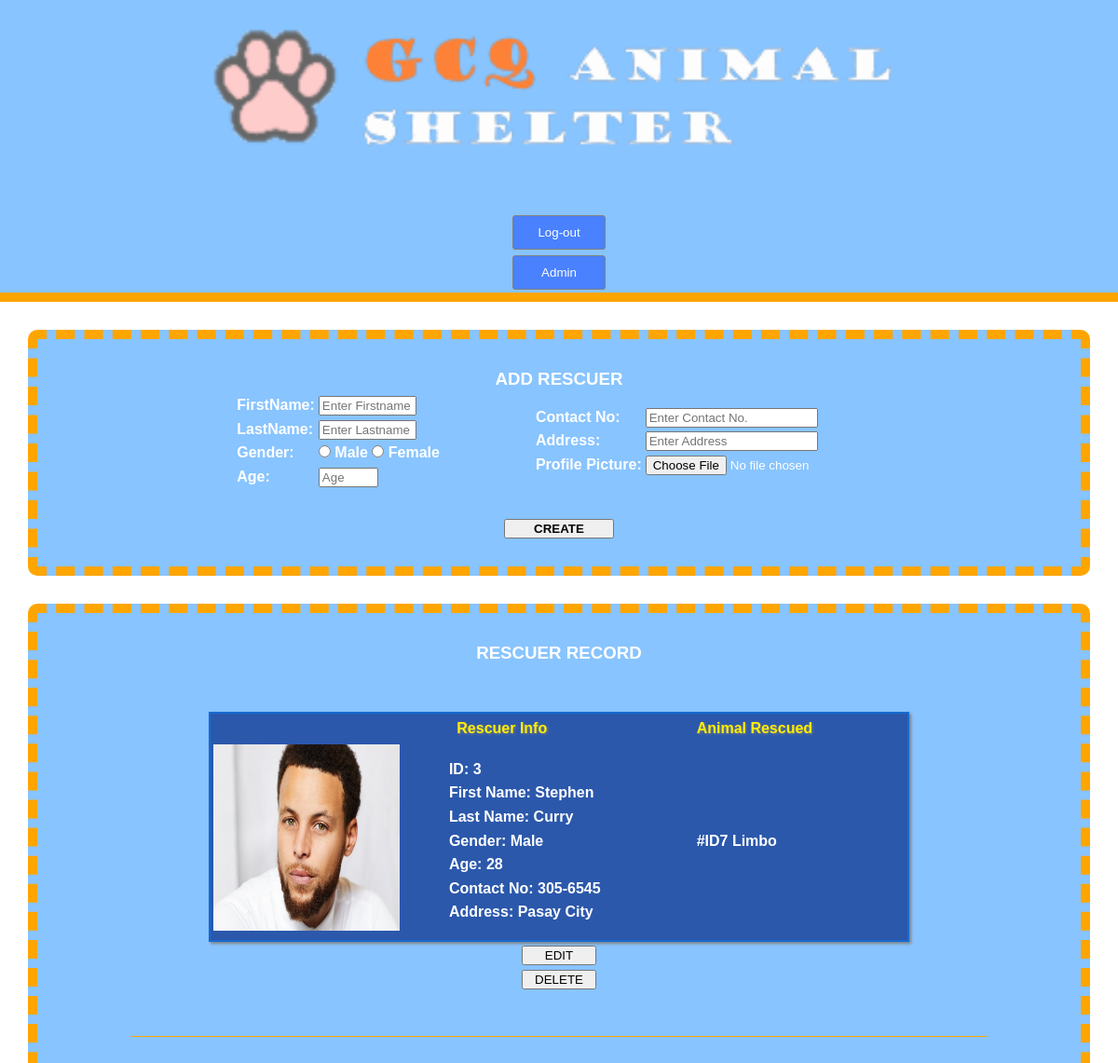
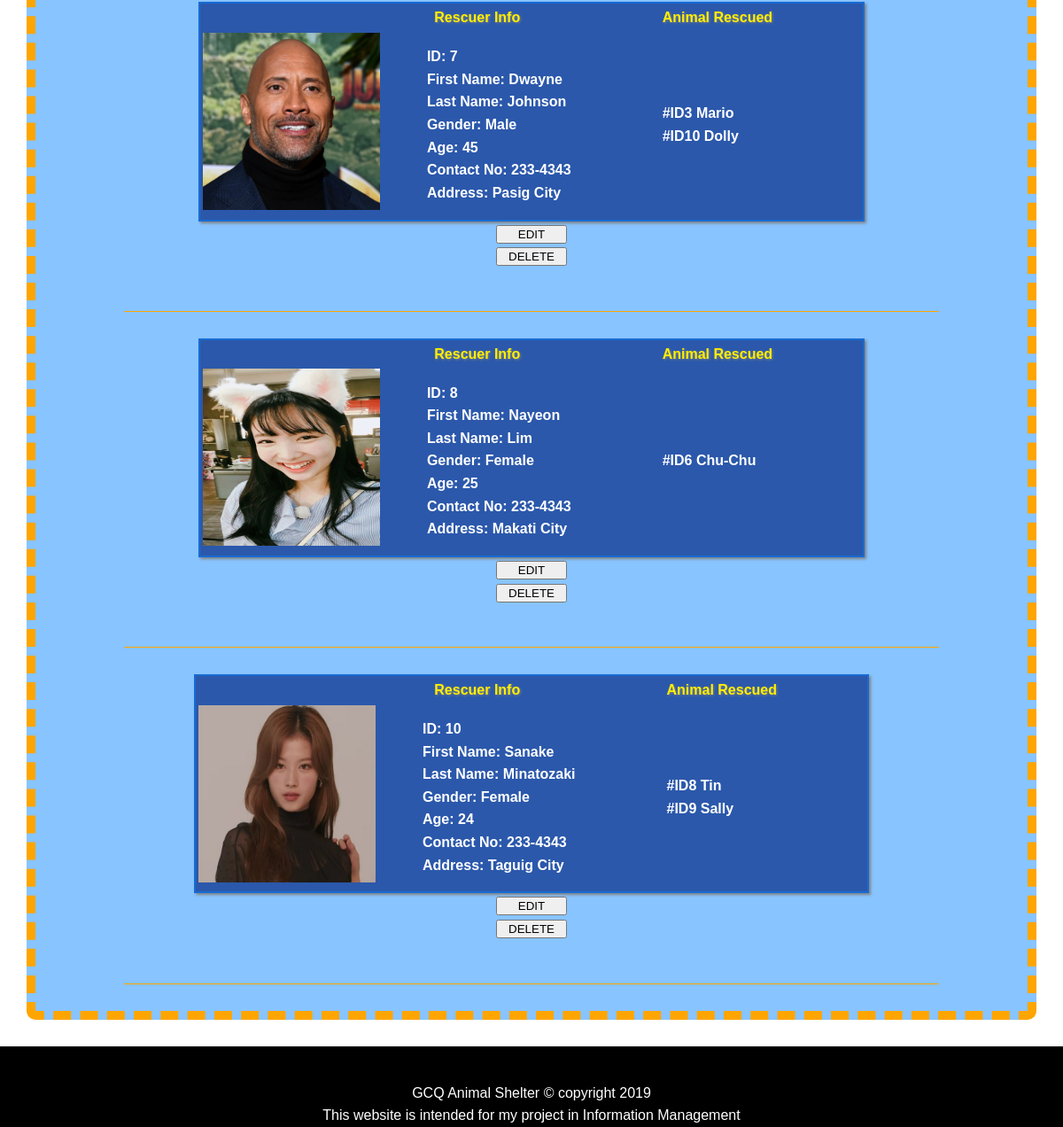
The app's page /CrudRescuer.php (signed in) with its own data (2 pictures, top to bottom).
### tables this page shows
CREATE TABLE `rescuer` (
  `rescuer_id` int(11) NOT NULL,
  `rescuer_picture` varchar(255) DEFAULT NULL,
  `rescuer_fname` varchar(45) DEFAULT NULL,
  `rescuer_lname` varchar(100) NOT NULL,
  `rescuer_age` int(11) NOT NULL,
  `rescuer_gender` varchar(100) NOT NULL,
  `rescuer_contact` varchar(45) DEFAULT NULL,
  `rescuer_address` varchar(45) DEFAULT NULL
);

CREATE TABLE `animal` (
  `animal_id` int(11) NOT NULL,
  `animal_picture` varchar(255) NOT NULL,
  `animal_name` varchar(45) NOT NULL,
  `animal_type` varchar(100) NOT NULL,
  `animal_gender` varchar(11) NOT NULL,
  `animal_color` varchar(45) NOT NULL,
  `animal_age` int(11) NOT NULL,
  `animal_breed` varchar(45) NOT NULL,
  `rescuer_id` int(11) NOT NULL,
  `employee_id` int(11) NOT NULL,
  `adopter_id` int(11) NOT NULL,
  `rescue_date` date NOT NULL
);

### readRescuer.php (called while the page is built)
<?php
require('includes/config.php');
$rescuerQuery = "SELECT * FROM rescuer";
$rescuerSql = mysqli_query($conn, $rescuerQuery);
?>

### CrudRescuer.php (the view, shortened to what this page needs)
<?php
include ('readRescuer.php');
?>
<!DOCTYPE html>
<html>
<head>
	<link rel="stylesheet" type="text/css" href="css/style.css">
</head>
<body>
 <header id="mainHeader">
	 	<div class="case">
	 		<img src="image/cat.png">
	    	<nav>
	    		<ul style="display: inline">
	    			<li>
	   					<form action="logout.php" method="post">
	    				<input type="submit" name="logout" value="Log-out"  style="color: white; background-color: #0034FF77;padding: 10px;  border-radius: 3px; border: 1px solid gray; width: 100px; margin: 3px">
	    				</form>
	    			</li>
	    			<li>
	   					<form action="adminPanel.php" method="post">
	    				<input type="submit" name="adminPanel" value="Admin"  style="color: white; background-color: #0034FF77;padding: 10px;  border-radius: 3px; border: 1px solid gray; width: 100px; margin: 3px ">
	    				</form>
	    			</li>
	    		</ul>
	    	</nav>
	    </div>
     </header>
<div class="create">
	<form  action="createRescuer.php" method="post" enctype="multipart/form-data">
	<h3>ADD RESCUER</h3>
	<table>
		<td>
			<p><label>FirstName:</label></p>
			<p><label>LastName:</label></p>
			<p><label>Gender:</label></p>
			<p><label>Age:</label></p>
		</td>
		<td>
			<p><input type="text" name="rescuerFname" placeholder="Enter Firstname" size="10" required/></p>
			<p><input type="text" name="rescuerLname" placeholder="Enter Lastname" size="10" required/></p>
			<p>
			<input type="radio" name="rescuerGender" value="Male" required>
			<label for="male">Male</label>
			<input type="radio" name="rescuerGender" value="Female">
			<label for="female">Female</label><br>
			</p>
			<p><input type="number" name="rescuerAge" min="18" max="200" step="1" size="15" placeholder="Age" required/></p>
		</td>
		<td class="labels">
			<p><label>Contact No:</label></p>
			<p><label>Address:</label></p>
			<p><label>Profile Picture:</label></p>
		</td>
		<td>
			<p><input type="text" name="rescuerContact" placeholder="Enter Contact No." size="20" required/></p>
			<p><input type="text" name="rescuerAdress" placeholder="Enter Address" size="20"/></p>
			<p><input type="file" name="fileToUpload" id="fileToUpload"></p>
		</td>
	</table>
	<h3 class="btncreate"><input type="submit" name="rescuerCreate" value="CREATE"></h3>
	</form>
</div>
<div class="records">
<h3>RESCUER RECORD</h3>
<?php
if (isset($_SESSION['username'])) {
while($result = mysqli_fetch_array($rescuerSql)){?>
<section>
		<table>
		<tr>
			<th></th>
			<th>Rescuer Info</th>
			<th class="labels" style="padding-right: 100px">Animal Rescued</th>
		</tr>
			<td>
			<?php echo "<img src='image/".$result['rescuer_picture']."' style='width: 200px; height: 200px' alt='Rescuer_image'>" ?>
			</td>
		<td style="padding-left: 50px">
			<p>ID: <?php echo $result['rescuer_id'] ?></p>
			<p>First Name: <?php echo $result['rescuer_fname'] ?></p>
			<p>Last Name: <?php echo $result['rescuer_lname'] ?></p>
			<p>Gender: <?php echo $result['rescuer_gender'] ?></p>
			<p>Age: <?php echo $result['rescuer_age'] ?></p>
			<p>Contact No: <?php echo $result['rescuer_contact'] ?></p>
			<p>Address: <?php echo $result['rescuer_address'] ?></p>
		</td>
		<td class="labels">
			<?php
			require('includes/config.php');
				$rescuedAnimalQuery = "SELECT animal.animal_id, animal.animal_name FROM animal, rescuer Where animal.rescuer_id = rescuer.rescuer_id AND rescuer.rescuer_id = '".$result['rescuer_id']."' ";
				$rescuedAnimalSql = mysqli_query($conn, $rescuedAnimalQuery);
				while ($resAnimal = mysqli_fetch_array($rescuedAnimalSql)) {
					 echo "<p>#ID".$resAnimal['animal_id']." ". $resAnimal['animal_name']."</p>";
					 }
		 ?>
		</td>
		</table>
		<h3>
				<form action="updateRescuer.php" method="get">
					<input type="submit" name="editRescuer" value="EDIT" style="width: 80px">
				</form>
				<form action="deleteRescuer.php" method="get">
					<input type="submit" name="deleteRescuer" value="DELETE" style="width: 80px">
				</form>
			</h3>
			<div class="line"></div>
		</section>
<?php
}
}
else
{echo '<script>window.location.href = "login.php"</script>';}
?>
</div>
<footer>
	<div>
		GCQ Animal Shelter &copy; copyright 2019
		<p>This website is intended for my project in Information Management</p>
	</div>
</footer>
</body>
</html>

### css/style.css (style rules this page uses)
* { margin:0; }
body { font-family: Arial; line-height: 1.6em; font-size: 16px; }
.case { margin:auto; width: 80%; overflow: hidden; text-shadow: 1px 1px 2px black; }
#mainHeader { background-color: #0080FF77; }
#mainHeader nav { float: right; }
#mainHeader ul { padding-top: 30px; }
#mainHeader li { display: inline; }
footer { background-color: black; text-align: center; color: white; padding-top: 40px; }
@media (max-width: 1200px) { #mainHeader, #mainHeader nav, .link a { float: none; width: 100%; text-align: center; display: block; } }
@media (max-width: 1200px) { #mainHeader img { width: 80%; } }

### CrudRescuer.php (style rules this page uses)
.labels { padding-left: 100px; }
.create h3 { text-align: center; }
.create table { margin-left: auto; margin-right: auto; }
.records table { border: 2px solid #0080FF77; background-color: #2b58ab; box-shadow: gray 2px 2px 3px; }
.create { position: static; margin: 30px; padding-top: 30px; padding-bottom: : 30px; background-color: #0080FF77; border-radius: 10px; border: 10px dashed orange; color: white; font-weight: 900; }
#mainHeader { border-bottom: 10px solid orange; }
.btncreate input { margin: 30px; padding-left: 30px; padding-right: 30px; background-color: #0034FF77 color:white; font-weight: 900 }
.records h3 { text-align: center; margin-bottom: 50px; }
.records { position: static; margin: 30px; padding-top: 30px; padding-bottom: : 30px; background-color: #0080FF77; border-radius: 10px; border: 10px dashed orange; color: white; font-weight: 900; }
.records table { margin-left: auto; margin-right: auto; }
.line { background-color: orange; height: 1px; margin-top: 30px; margin-bottom: 30px; margin-left: 100px; margin-right: 100px; }
.records th { color: #FFEF00 ; text-shadow: gray 1px 1px 3px; }

### records on screen
rescuer: rescuer_picture (picture), rescuer_id "3", rescuer_fname "Stephen", rescuer_lname "Curry", rescuer_gender "Male", rescuer_age "28", rescuer_contact "305-6545", rescuer_address "Pasay City"
animal: animal_id "7", animal_name "Limbo"
rescuer: rescuer_picture (picture), rescuer_id "7", rescuer_fname "Dwayne", rescuer_lname "Johnson", rescuer_gender "Male", rescuer_age "45", rescuer_contact "233-4343", rescuer_address "Pasig City"
animal: animal_id "3", animal_name "Mario"
animal: animal_id "10", animal_name "Dolly"
rescuer: rescuer_picture (picture), rescuer_id "8", rescuer_fname "Nayeon", rescuer_lname "Lim", rescuer_gender "Female", rescuer_age "25", rescuer_contact "233-4343", rescuer_address "Makati City"
animal: animal_id "6", animal_name "Chu-Chu"
rescuer: rescuer_picture (picture), rescuer_id "10", rescuer_fname "Sanake", rescuer_lname "Minatozaki", rescuer_gender "Female", rescuer_age "24", rescuer_contact "233-4343", rescuer_address "Taguig City"
animal: animal_id "8", animal_name "Tin"
animal: animal_id "9", animal_name "Sally"
